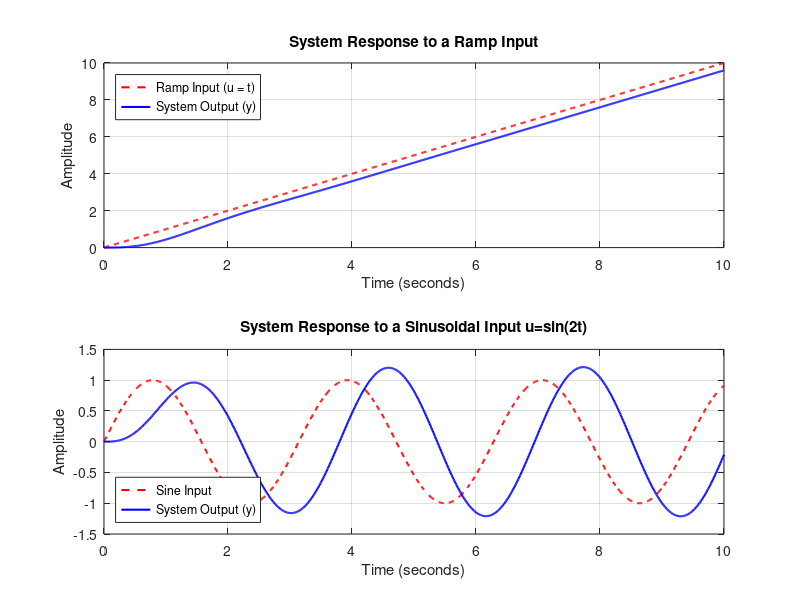

Recreate this plot in MATLAB.
clear;
clc;
close all;

num = [5];
den = [1, 2, 5];
G = tf(num,den);

t = 0:0.01:10;
u_ramp = t;

subplot(2,1,1);
[y_ramp, t_out] = lsim(G, u_ramp, t);
plot(t, u_ramp, 'r--', 'LineWidth', 1.5); hold on;
plot(t, y_ramp, 'b', 'LineWidth', 1.5);
grid on;
title('System Response to a Ramp Input');
xlabel('Time (seconds)');
ylabel('Amplitude');
legend('Ramp Input (u = t)', 'System Output (y)', 'Location','northwest');

u_sine = sin(2*t);
y_sine = lsim(G, u_sine, t);
subplot(2,1,2);
plot(t, u_sine, 'r--', 'LineWidth', 1.5); hold on;
plot(t, y_sine, 'b', 'LineWidth', 1.5);
grid on;
title('System Response to a Sinusoidal Input u=sin(2t)');
xlabel('Time (seconds)');
ylabel('Amplitude');
legend('Sine Input', 'System Output (y)', 'Location','southwest');
